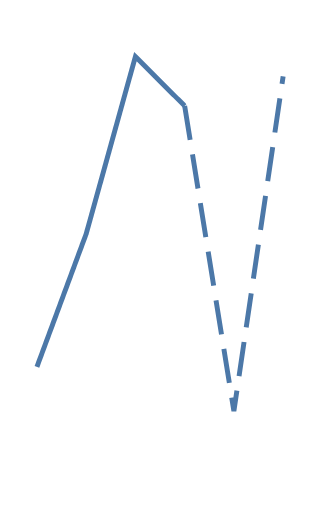

Source (Vega-Lite JSON):
### Vega specification from a JSON file in a GitHub repository (floating-point values rounded to 4 significant figures)
{"$schema": "https://vega.github.io/schema/vega/v5.json", "description": "Line chart with a dashed part created by drawing multiple connecting lines. Note that the data source contains the data point at (E, 81) twice.", "background": "white", "padding": 5, "height": 200, "style": "cell", "encode": {"update": {"stroke": {"value": "transparent"}}}, "data": [{"name": "source_0", "values": [{"a": "A", "b": 28, "predicted": false}, {"a": "B", "b": 55, "predicted": false}, {"a": "D", "b": 91, "predicted": false}, {"a": "E", "b": 81, "predicted": false}, {"a": "E", "b": 81, "predicted": true}, {"a": "G", "b": 19, "predicted": true}, {"a": "H", "b": 87, "predicted": true}]}], "signals": [{"name": "x_step", "value": 20}, {"name": "width", "update": "bandspace(domain('x').length, 1, 0.5) * x_step"}], "marks": [{"name": "pathgroup", "type": "group", "from": {"facet": {"name": "faceted_path_main", "data": "source_0", "groupby": ["predicted"]}}, "encode": {"update": {"width": {"field": {"group": "width"}}, "height": {"field": {"group": "height"}}}}, "marks": [{"name": "marks", "type": "line", "style": ["line"], "sort": {"field": "datum[\"a\"]"}, "from": {"data": "faceted_path_main"}, "encode": {"update": {"stroke": {"value": "#4c78a8"}, "strokeDash": {"scale": "strokeDash", "field": "predicted"}, "description": {"signal": "\"a: \" + (isValid(datum[\"a\"]) ? datum[\"a\"] : \"\"+datum[\"a\"]) + \"; b: \" + (format(datum[\"b\"], \"\")) + \"; predicted: \" + (isValid(datum[\"predicted\"]) ? datum[\"predicted\"] : \"\"+datum[\"predicted\"])"}, "x": {"scale": "x", "field": "a"}, "y": {"scale": "y", "field": "b"}, "defined": {"signal": "isValid(datum[\"b\"]) && isFinite(+datum[\"b\"])"}}}}]}], "scales": [{"name": "x", "type": "point", "domain": {"data": "source_0", "field": "a", "sort": true}, "range": {"step": {"signal": "x_step"}}, "padding": 0.5}, {"name": "y", "type": "linear", "domain": {"data": "source_0", "field": "b"}, "range": [{"signal": "height"}, 0], "nice": true, "zero": true}, {"name": "strokeDash", "type": "ordinal", "domain": {"data": "source_0", "field": "predicted", "sort": true}, "range": [[1, 0], [14, 6], [2, 1], [1, 1], [1, 2, 4, 2]]}]}
